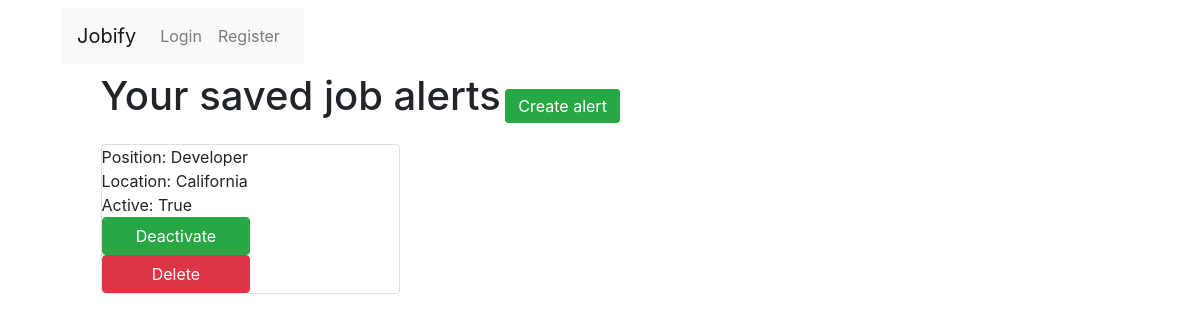
The page /jobinator/my-jobs on the database as committed earlier.
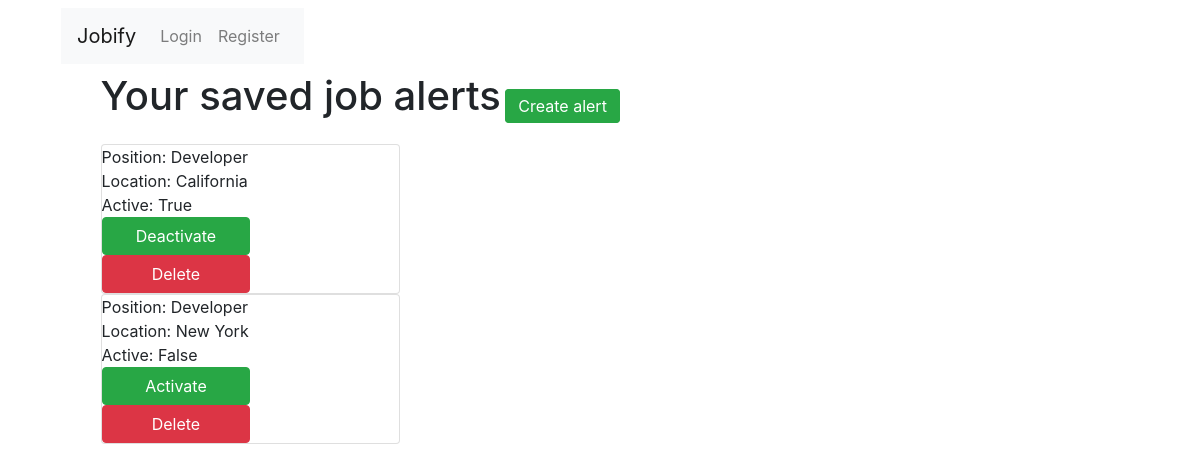
The same page on the database as committed later.
### jobinator/models.py (models this page shows, shortened)
class Jobinator(models.Model):
    position = models.CharField(max_length=250)
    location = models.CharField(max_length=250)
    active   = models.BooleanField(default=False)
    created_at = models.DateTimeField(default=timezone.now)
    class Meta:
        ordering = ['created_at']
    class Admin:
        pass

### jobinator/views.py (the view)
# urls.py: path('my-jobs', views.my_jobs, name="my_jobs"),
def my_jobs(request):
    jobs = Jobinator.objects.all()
    context = {
        'jobs': jobs
    }
    return render(request, 'jobinator/my_jobs.html', context)

### jobinator/templates/jobinator/my_jobs.html
{% extends "base.html" %}
{% block content %}
<h1 class="d-inline">Your saved job alerts</h1>
<a href="{% url 'jobinator:create_job' %}" class="btn btn-success d-inline">Create alert</a>
<br>
<br>
{% if jobs %}
{% for job in jobs %}
<div class="card" style="width: 30%">
  <span class="d-inline">Position: {{job.position}}</span>
  <span class="d-inline">Location: {{job.location}}</span>
  <span class="d-inline">Active: {{job.active}}</span>
  {% if job.active == False %}
  <a href="{% url 'jobinator:activate_job' job.id %}" class="btn btn-success d-inline"
  style="width: 50%">Activate</a>
  {% else %}
  <a href="{% url 'jobinator:deactivate_job' job.id %}" class="btn btn-success d-inline"
  style="width: 50%">Deactivate</a>
  {% endif %}
  <a href="{% url 'jobinator:delete_job' job.id %}" class="btn btn-danger d-inline"
  style="width: 50%">Delete</a>
</div>
{% endfor %}
{% else %}
<p>You have no saved job alerts. <a href="{% url 'jobinator:create_job' %}">Create one!</a></p>
{% endif %}
{% endblock %}

Rows that differ between the two databases and show on the page:
added Jobinator: position "Developer", location "New York", active "False", shows "Activate"
